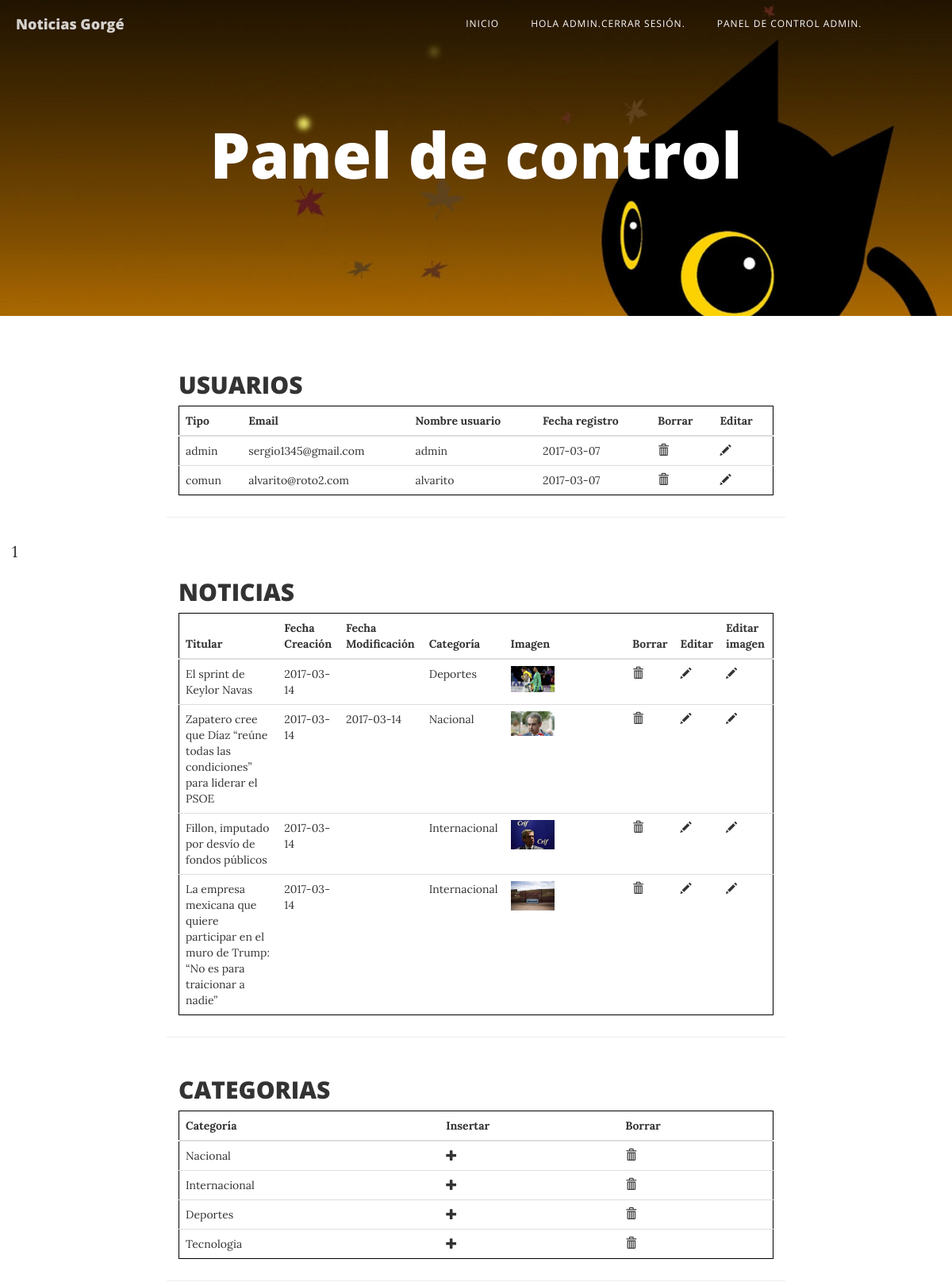
The app's page /less/admin/paneladmin.php (signed in, upper part), older data.
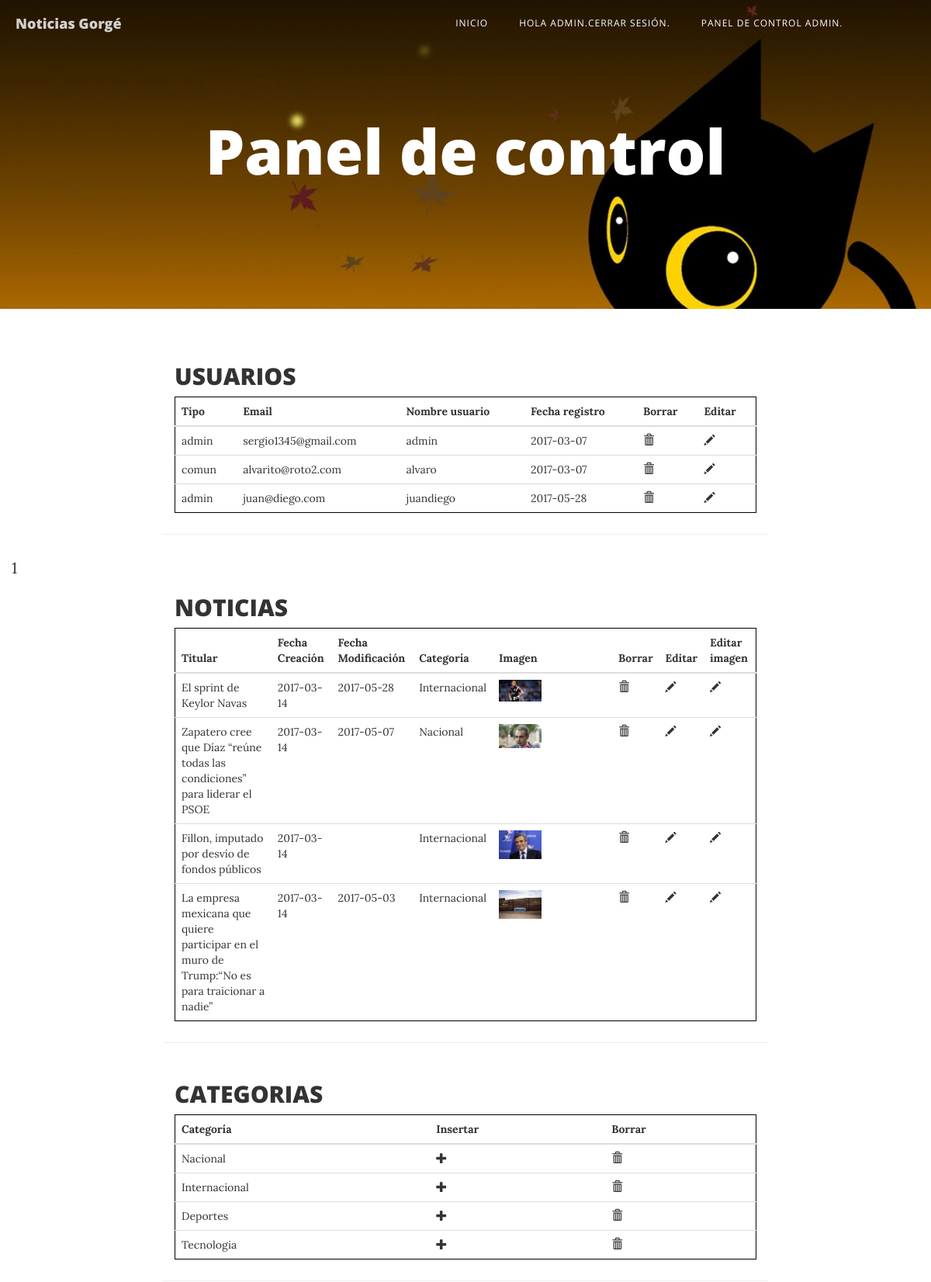
The same page, newer data.
### tables this page shows
CREATE TABLE `usuarios` (
  `idUsuario` int(11) NOT NULL,
  `tipo` enum('admin','comun') NOT NULL,
  `password` varchar(50) NOT NULL,
  `email` varchar(255) NOT NULL,
  `nombre_usuario` varchar(50) NOT NULL,
  `fecha_registro` date NOT NULL,
  `tema` varchar(255) DEFAULT 'Predeterminado'
);

CREATE TABLE `noticia` (
  `idNoticia` int(11) NOT NULL,
  `titular` varchar(255) NOT NULL,
  `cuerpo` text NOT NULL,
  `fCreacion` date NOT NULL,
  `fPublicacion` date NOT NULL,
  `fModificacion` date DEFAULT NULL,
  `idUsuario` int(11) NOT NULL,
  `idCategoria` int(5) NOT NULL,
  `image` varchar(255) NOT NULL
);

CREATE TABLE `categorias` (
  `idCategoria` int(5) NOT NULL,
  `valor` varchar(255) NOT NULL
);

### less/admin/selectema.php (called while the page is built)
<?php
if(!empty($_COOKIE['_theme'])) $style = $_COOKIE['_theme'];
else $style = "predeterminado";
?>

### less/admin/paneladmin.php (the view, shortened to what the changed rows need)
<!DOCTYPE html>
<html lang="en">
<?php
  include("selectema.php");
 ?>
<head>
    <link rel="stylesheet" href="../vendor/bootstrap/css/<?php echo $style ?>.css" type="text/css" media="screen" />
    <link href="../css/clean-blog.min.css" rel="stylesheet">
    <link href="../vendor/font-awesome/css/font-awesome.min.css" rel="stylesheet" type="text/css">
</head>
<body>
    <header class="intro-header" style="background-image: url('../img/gatito.jpg')">
        <div class="container">
            <div class="row">
                <div class="col-lg-8 col-lg-offset-2 col-md-10 col-md-offset-1">
                    <div class="page-heading">
                        <h1>Panel de control</h1>
                    </div>
                </div>
            </div>
        </div>
    </header>
    <div class="container">
      <div class="row">
            <div class="col-lg-8 col-lg-offset-2 col-md-10 col-md-offset-1">
                  <div class="row control-group">
                      <div class="form-group col-xs-12 floating-label-form-group controls">
                          <h2>USUARIOS</h2>
                          <?php
                          $connection = new mysqli("localhost", "root", "2asirtriana", "proyecto_blog2");
                                     if ($result = $connection->query("SELECT *
                                        FROM usuarios;")) {
                                          if($result->num_rows==0){
                                            echo "No hay usuarios";
                                          }else{
                                         echo"<table style='border:1px solid black' class='table'>";
                                         echo"<thead>";
                                         echo"<tr>";
                                         echo"<th>Tipo </th>";
                                         echo"<th>Email </th>";
                                         echo"<th>Nombre usuario </th>";
                                         echo"<th>Fecha registro </th>";
                                         echo "<th>Borrar</th>";
                                         echo "<th>Editar</th>";
                                         echo"</thead>";
                                             while($obj = $result->fetch_object()) {
                                                 echo "<tr>";
                                                 echo "<td>".$obj->tipo."</td>";
                                                 echo "<td>".$obj->email."</td>";
                                                 echo "<td>".$obj->nombre_usuario."</td>";
                                                 echo "<td>".$obj->fecha_registro."</td>";
                                                 echo "<td>
                                                 <a href='borrar/borrar.php?id=$obj->idUsuario'>
                                                 <i type='submit' class='glyphicon glyphicon-trash' name='borrar'></i></a>
                                                 </td>";
                                                 echo "<td>
                                                 <a href='edituseradmin.php?id=$obj->idUsuario'>
                                                 <i type='submit' class='glyphicon glyphicon-pencil' name='borrar'></i></a>
                                                 </td>";
                                                 echo "</tr>";
                                             }
                                             echo"</table>";
                                           }
                                           }
                                          ?>
                </div>
                </div>
                </div>
            </div>
        </div>
        <div class="container">
            <div class="row">
                <div class="col-lg-8 col-lg-offset-2 col-md-10 col-md-offset-1">
                      <div class="row control-group">
                         <div class="form-group col-xs-12 floating-label-form-group controls">
                              <h2>NOTICIAS</h2>
                              <?php
                              $connection = new mysqli("localhost", "root", "2asirtriana", "proyecto_blog2");
                                         if ($result = $connection->query("SELECT noticia.*,categorias.*
                                            FROM noticia join categorias on noticia.idcategoria=categorias.idcategoria;")) {
                                              if($result->num_rows==0){
                                                    echo "No hay noticias. <a href=anadirnoticia.php>Añadir una</a> ";
                                                    }else{
                                                    echo"<table style='border:1px solid black' class='table'>";
                                                    echo"<thead>";
                                                    echo"<tr>";
                                                    echo"<th>Titular </th>";
                                                    echo"<th>Fecha Creación </th>";
                                                    echo"<th>Fecha Modificación </th>";
                                                    echo "<th>Categoría</th>";
                                                    echo "<th>Imagen</th>";
                                                    echo "<th>Borrar</th>";
                                                    echo "<th>Editar</th>";
                                                    echo "<th>Editar imagen</th>";
                                                    echo"</thead>";
                                                        while($obj = $result->fetch_object()) {
                                                            echo "<tr>";
                                                            echo "<td><a href='../notcompleta.php?id=$obj->idNoticia'>".$obj->titular."</td>";
                                                            echo "<td>".$obj->fCreacion."</td>";
                                                            echo "<td>".$obj->fModificacion."</td>";
                                                            echo "<td>".$obj->valor."</td>";
                                                            echo '<td><img src="'.$obj->image.'" width=40% /></td>';
                                                            echo "<td>
                                                            <a href='borrar/borrarnot.php?id=$obj->idNoticia'>
                                                            <i type='submit' class='glyphicon glyphicon-trash' name='borrar'></i></a>
                                                            </td>";
                                                          echo "<td>
                                                          <a href='editarnot.php?id=$obj->idNoticia'>
                                                          <i type='submit' class='glyphicon glyphicon-pencil' name='borrar'></i></a>
                                                          </td>";
                                                          echo "<td>
                                                          <a href='editarfoto.php?id=$obj->idNoticia'>
                                                          <i type='submit' class='glyphicon glyphicon-pencil' name='borrar'></i></a>
                                                          </td>";
                                                            echo "</tr>";
                                                        }
                                                         echo"</table>";
                                                        }
                                                      }
                                                     ?>
                                 </div>
                               </div>
                               </div>
                       </div>
                   </div>
                    <div class="container">
                        <div class="row">
                            <div class="col-lg-8 col-lg-offset-2 col-md-10 col-md-offset-1">
                                  <div class="row control-group">
                                     <div class="form-group col-xs-12 floating-label-form-group controls">
                                          <h2>CATEGORIAS</h2>
                                          <?php
                                          $connection = new mysqli("localhost", "root", "2asirtriana", "proyecto_blog2");
                                                if ($result = $connection->query("SELECT * FROM
                                                  categorias;")) {
                                                    if($result->num_rows==0){
                                                     echo "No hay categorías. <a href=anadircategoria2.php>Añadir una</a> ";
                                                     }else{
                                                    echo"<table style='border:1px solid black' class='table''>";
                                                    echo"<thead>";
                                                    echo"<tr>";
                                                    echo "<th>Categoría</th>";
                                                    echo"<th>Insertar</th>";
                                                    echo "<th>Borrar</th>";
                                                   echo"</thead>";
                                                        while($obj = $result->fetch_object()) {
                                                            echo "<tr>";
                                                            echo "<td>".$obj->valor."</td>";
                                                            echo "<td>
                                                            <a href='anadircategoria2.php'>
                                                            <i type='submit' class='glyphicon glyphicon-plus' name='borrar'></i></a>
                                                            </td>";
                                                            echo "<td>
                                                            <a href='borrar/borrarcat.php?id=$obj->idCategoria'>
                                                            <i type='submit' class='glyphicon glyphicon-trash' name='borrar'></i></a>
                                                            </td>";
                                                            echo "</tr>";
                                                        }
                                                            echo"</table>";
                                                        }
                                                      }
                                                     ?>
                                 </div>
                               </div>
                               </div>
                       </div>
                   </div>
</body>
</html>

Row changes from the older to the newer data that the page shows:
changed usuarios "comun": nombre_usuario "alvarito" → "alvaro"
added usuarios: tipo "admin", email "juan@diego.com", nombre_usuario "juandiego", fecha_registro "2017-05-28"
changed noticia "El sprint de Keylor Navas": fModificacion (not shown) → "2017-05-28"; idCategoria.valor "Deportes" → "Internacional"; image: a different picture
changed noticia "Zapatero cree que Díaz “reúne todas las condiciones” para liderar el PSOE": fModificacion "2017-03-14" → "2017-05-07"
changed noticia "Fillon, imputado por desvío de fondos públicos": image: a different picture
changed noticia: titular "La empresa mexicana que quiere participar en el muro de Trump: “No es para traicionar a nadie”" → "La empresa mexicana que quiere participar en el muro de Trump:“No es para traicionar a nadie”"; fModificacion (not shown) → "2017-05-03"
